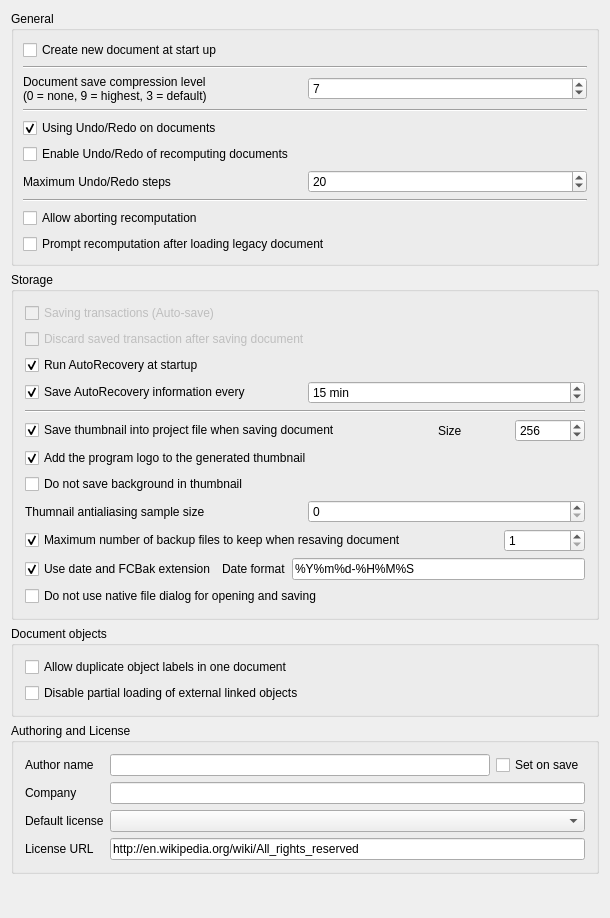
<?xml version="1.0" encoding="UTF-8"?>
<ui version="4.0">
 <class>Gui::Dialog::DlgSettingsDocument</class>
 <widget class="QWidget" name="Gui::Dialog::DlgSettingsDocument">
  <property name="geometry">
   <rect>
    <x>0</x>
    <y>0</y>
    <width>610</width>
    <height>918</height>
   </rect>
  </property>
  <property name="windowTitle">
   <string>Document</string>
  </property>
  <layout class="QGridLayout" name="gridLayout_3">
   <item row="0" column="0">
    <widget class="QGroupBox" name="GroupBox5">
     <property name="title">
      <string>General</string>
     </property>
     <layout class="QGridLayout" name="gridLayout_4">
      <property name="leftMargin">
       <number>9</number>
      </property>
      <property name="topMargin">
       <number>9</number>
      </property>
      <property name="rightMargin">
       <number>9</number>
      </property>
      <property name="bottomMargin">
       <number>9</number>
      </property>
      <property name="spacing">
       <number>6</number>
      </property>
      <item row="4" column="0">
       <widget class="Gui::PrefCheckBox" name="prefUndoRedo">
        <property name="toolTip">
         <string>All changes in documents are stored so that they can be undone/redone</string>
        </property>
        <property name="text">
         <string>Using Undo/Redo on documents</string>
        </property>
        <property name="checked">
         <bool>true</bool>
        </property>
        <property name="prefEntry" stdset="0">
         <cstring>UsingUndo</cstring>
        </property>
        <property name="prefPath" stdset="0">
         <cstring>Document</cstring>
        </property>
       </widget>
      </item>
      <item row="7" column="0">
       <widget class="Line" name="line">
        <property name="orientation">
         <enum>Qt::Horizontal</enum>
        </property>
       </widget>
      </item>
      <item row="3" column="0">
       <widget class="Line" name="line1_2">
        <property name="frameShape">
         <enum>QFrame::HLine</enum>
        </property>
        <property name="frameShadow">
         <enum>QFrame::Sunken</enum>
        </property>
        <property name="orientation">
         <enum>Qt::Horizontal</enum>
        </property>
       </widget>
      </item>
      <item row="8" column="0">
       <widget class="QCheckBox" name="prefCanAbortRecompute">
        <property name="toolTip">
         <string>Allow user aborting document recomputation by pressing ESC.
This feature may slightly increase recomputation time.</string>
        </property>
        <property name="text">
         <string>Allow aborting recomputation</string>
        </property>
       </widget>
      </item>
      <item row="2" column="0">
       <layout class="QHBoxLayout">
        <property name="spacing">
         <number>6</number>
        </property>
        <property name="leftMargin">
         <number>0</number>
        </property>
        <property name="topMargin">
         <number>0</number>
        </property>
        <property name="rightMargin">
         <number>0</number>
        </property>
        <property name="bottomMargin">
         <number>0</number>
        </property>
        <item>
         <widget class="QLabel" name="textLabel1">
          <property name="text">
           <string>Document save compression level
(0 = none, 9 = highest, 3 = default)</string>
          </property>
         </widget>
        </item>
        <item>
         <widget class="Gui::PrefSpinBox" name="prefCompression">
          <property name="toolTip">
           <string>Compression level for FCStd files</string>
          </property>
          <property name="value">
           <number>7</number>
          </property>
          <property name="prefEntry" stdset="0">
           <cstring>CompressionLevel</cstring>
          </property>
          <property name="prefPath" stdset="0">
           <cstring>Document</cstring>
          </property>
         </widget>
        </item>
       </layout>
      </item>
      <item row="0" column="0">
       <widget class="Gui::PrefCheckBox" name="prefCheckNewDoc">
        <property name="toolTip">
         <string>The application will create a new document when started</string>
        </property>
        <property name="text">
         <string>Create new document at start up</string>
        </property>
        <property name="checked">
         <bool>false</bool>
        </property>
        <property name="prefEntry" stdset="0">
         <cstring>CreateNewDoc</cstring>
        </property>
        <property name="prefPath" stdset="0">
         <cstring>Document</cstring>
        </property>
       </widget>
      </item>
      <item row="1" column="0">
       <widget class="Line" name="line1">
        <property name="frameShape">
         <enum>QFrame::HLine</enum>
        </property>
        <property name="frameShadow">
         <enum>QFrame::Sunken</enum>
        </property>
        <property name="orientation">
         <enum>Qt::Horizontal</enum>
        </property>
       </widget>
      </item>
      <item row="9" column="0">
       <widget class="QCheckBox" name="prefRecomputeOnRestore">
        <property name="text">
         <string>Prompt recomputation after loading legacy document</string>
        </property>
       </widget>
      </item>
      <item row="6" column="0">
       <layout class="QHBoxLayout">
        <property name="spacing">
         <number>6</number>
        </property>
        <property name="leftMargin">
         <number>0</number>
        </property>
        <property name="topMargin">
         <number>0</number>
        </property>
        <property name="rightMargin">
         <number>0</number>
        </property>
        <property name="bottomMargin">
         <number>0</number>
        </property>
        <item>
         <widget class="QLabel" name="textLabel1_2">
          <property name="text">
           <string>Maximum Undo/Redo steps</string>
          </property>
         </widget>
        </item>
        <item>
         <widget class="Gui::PrefSpinBox" name="prefUndoRedoSize">
          <property name="toolTip">
           <string>How many Undo/Redo steps should be recorded</string>
          </property>
          <property name="value">
           <number>20</number>
          </property>
          <property name="prefEntry" stdset="0">
           <cstring>MaxUndoSize</cstring>
          </property>
          <property name="prefPath" stdset="0">
           <cstring>Document</cstring>
          </property>
         </widget>
        </item>
       </layout>
      </item>
      <item row="5" column="0">
       <widget class="QCheckBox" name="prefTransactionOnRecompute">
        <property name="text">
         <string>Enable Undo/Redo of recomputing documents</string>
        </property>
       </widget>
      </item>
     </layout>
    </widget>
   </item>
   <item row="1" column="0">
    <widget class="QGroupBox" name="groupBox">
     <property name="title">
      <string>Storage</string>
     </property>
     <layout class="QGridLayout" name="gridLayout_2">
      <item row="4" column="0">
       <widget class="Line" name="line1_2_3">
        <property name="frameShape">
         <enum>QFrame::HLine</enum>
        </property>
        <property name="frameShadow">
         <enum>QFrame::Sunken</enum>
        </property>
        <property name="orientation">
         <enum>Qt::Horizontal</enum>
        </property>
       </widget>
      </item>
      <item row="13" column="0">
       <layout class="QHBoxLayout">
        <property name="spacing">
         <number>6</number>
        </property>
        <property name="leftMargin">
         <number>0</number>
        </property>
        <property name="topMargin">
         <number>0</number>
        </property>
        <property name="rightMargin">
         <number>0</number>
        </property>
        <property name="bottomMargin">
         <number>0</number>
        </property>
        <item>
         <widget class="Gui::PrefCheckBox" name="prefSaveBackupExtension">
          <property name="toolTip">
           <string>Backup files will get extension '.FCbak' and file names
get date suffix according to the specified format</string>
          </property>
          <property name="checked">
           <bool>true</bool>
          </property>
          <property name="text">
           <string>Use date and FCBak extension</string>
          </property>
          <property name="prefEntry" stdset="0">
           <cstring>UseFCBakExtension</cstring>
          </property>
          <property name="prefPath" stdset="0">
           <cstring>Document</cstring>
          </property>
         </widget>
        </item>
        <item>
         <widget class="QLabel" name="label_5">
          <property name="text">
           <string>Date format</string>
          </property>
         </widget>
        </item>
        <item>
         <widget class="Gui::PrefLineEdit" name="prefSaveBackupDateFormat">
          <property name="text">
           <string notr="true">%Y%m%d-%H%M%S</string>
          </property>
          <property name="prefEntry" stdset="0">
           <cstring>SaveBackupDateFormat</cstring>
          </property>
          <property name="prefPath" stdset="0">
           <cstring>Document</cstring>
          </property>
         </widget>
        </item>
       </layout>
      </item>
      <item row="0" column="0">
       <widget class="Gui::PrefCheckBox" name="prefSaveTransaction">
        <property name="enabled">
         <bool>false</bool>
        </property>
        <property name="text">
         <string>Saving transactions (Auto-save)</string>
        </property>
        <property name="prefEntry" stdset="0">
         <cstring>SaveTransactions</cstring>
        </property>
        <property name="prefPath" stdset="0">
         <cstring>Document</cstring>
        </property>
       </widget>
      </item>
      <item row="6" column="0">
       <widget class="Gui::PrefCheckBox" name="prefAddLogo">
        <property name="toolTip">
         <string>The program logo will be added to the thumbnail</string>
        </property>
        <property name="text">
         <string>Add the program logo to the generated thumbnail</string>
        </property>
        <property name="checked">
         <bool>true</bool>
        </property>
        <property name="prefEntry" stdset="0">
         <cstring>AddThumbnailLogo</cstring>
        </property>
        <property name="prefPath" stdset="0">
         <cstring>Document</cstring>
        </property>
       </widget>
      </item>
      <item row="12" column="0">
       <layout class="QHBoxLayout">
        <property name="spacing">
         <number>6</number>
        </property>
        <property name="leftMargin">
         <number>0</number>
        </property>
        <property name="topMargin">
         <number>0</number>
        </property>
        <property name="rightMargin">
         <number>0</number>
        </property>
        <property name="bottomMargin">
         <number>0</number>
        </property>
        <item>
         <widget class="Gui::PrefCheckBox" name="prefSaveBackupFiles">
          <property name="toolTip">
           <string>How many backup files will be kept when saving document</string>
          </property>
          <property name="text">
           <string>Maximum number of backup files to keep when resaving document</string>
          </property>
          <property name="checked">
           <bool>true</bool>
          </property>
          <property name="prefEntry" stdset="0">
           <cstring>CreateBackupFiles</cstring>
          </property>
          <property name="prefPath" stdset="0">
           <cstring>Document</cstring>
          </property>
         </widget>
        </item>
        <item>
         <spacer>
          <property name="orientation">
           <enum>Qt::Horizontal</enum>
          </property>
          <property name="sizeType">
           <enum>QSizePolicy::Maximum</enum>
          </property>
          <property name="sizeHint" stdset="0">
           <size>
            <width>91</width>
            <height>20</height>
           </size>
          </property>
         </spacer>
        </item>
        <item>
         <widget class="Gui::PrefSpinBox" name="prefCountBackupFiles">
          <property name="minimum">
           <number>1</number>
          </property>
          <property name="prefEntry" stdset="0">
           <cstring>CountBackupFiles</cstring>
          </property>
          <property name="prefPath" stdset="0">
           <cstring>Document</cstring>
          </property>
         </widget>
        </item>
       </layout>
      </item>
      <item row="5" column="0">
       <layout class="QHBoxLayout" name="horizontalLayout_3">
        <property name="leftMargin">
         <number>0</number>
        </property>
        <property name="topMargin">
         <number>0</number>
        </property>
        <item>
         <widget class="Gui::PrefCheckBox" name="prefSaveThumbnail">
          <property name="toolTip">
           <string>A thumbnail will be stored when document is saved</string>
          </property>
          <property name="checked">
           <bool>true</bool>
          </property>
          <property name="text">
           <string>Save thumbnail into project file when saving document</string>
          </property>
          <property name="prefEntry" stdset="0">
           <cstring>SaveThumbnail</cstring>
          </property>
          <property name="prefPath" stdset="0">
           <cstring>Document</cstring>
          </property>
         </widget>
        </item>
        <item>
         <spacer>
          <property name="orientation">
           <enum>Qt::Horizontal</enum>
          </property>
          <property name="sizeType">
           <enum>QSizePolicy::Maximum</enum>
          </property>
          <property name="sizeHint" stdset="0">
           <size>
            <width>91</width>
            <height>20</height>
           </size>
          </property>
         </spacer>
        </item>
        <item>
         <widget class="QLabel" name="label_6">
          <property name="text">
           <string>Size</string>
          </property>
         </widget>
        </item>
        <item>
         <widget class="Gui::PrefSpinBox" name="prefThumbnailSize">
          <property name="toolTip">
           <string>Sets the size of the thumbnail that is stored in the document.
Common sizes are 128, 256 and 512</string>
          </property>
          <property name="minimum">
           <number>64</number>
          </property>
          <property name="maximum">
           <number>10000</number>
          </property>
          <property name="value">
           <number>256</number>
          </property>
          <property name="prefEntry" stdset="0">
           <cstring>ThumbnailSize</cstring>
          </property>
          <property name="prefPath" stdset="0">
           <cstring>Document</cstring>
          </property>
         </widget>
        </item>
       </layout>
      </item>
      <item row="1" column="0">
       <widget class="Gui::PrefCheckBox" name="prefDiscardTransaction">
        <property name="enabled">
         <bool>false</bool>
        </property>
        <property name="text">
         <string>Discard saved transaction after saving document</string>
        </property>
        <property name="prefEntry" stdset="0">
         <cstring>TransactionsDiscard</cstring>
        </property>
        <property name="prefPath" stdset="0">
         <cstring>Document</cstring>
        </property>
       </widget>
      </item>
      <item row="2" column="0">
       <widget class="Gui::PrefCheckBox" name="prefRecovery">
        <property name="toolTip">
         <string>If there is a recovery file available the application will
automatically run a file recovery when it is started.</string>
        </property>
        <property name="text">
         <string>Run AutoRecovery at startup</string>
        </property>
        <property name="checked">
         <bool>true</bool>
        </property>
        <property name="prefEntry" stdset="0">
         <cstring>RecoveryEnabled</cstring>
        </property>
        <property name="prefPath" stdset="0">
         <cstring>Document</cstring>
        </property>
       </widget>
      </item>
      <item row="3" column="0">
       <layout class="QHBoxLayout" name="horizontalLayout">
        <item>
         <widget class="Gui::PrefCheckBox" name="prefAutoSaveEnabled">
          <property name="toolTip">
           <string>How often a recovery file is written</string>
          </property>
          <property name="text">
           <string>Save AutoRecovery information every</string>
          </property>
          <property name="checked">
           <bool>true</bool>
          </property>
          <property name="prefEntry" stdset="0">
           <cstring>AutoSaveEnabled</cstring>
          </property>
          <property name="prefPath" stdset="0">
           <cstring>Document</cstring>
          </property>
         </widget>
        </item>
        <item>
         <widget class="Gui::PrefSpinBox" name="prefAutoSaveTimeout">
          <property name="suffix">
           <string notr="true"> min</string>
          </property>
          <property name="minimum">
           <number>1</number>
          </property>
          <property name="maximum">
           <number>60</number>
          </property>
          <property name="value">
           <number>15</number>
          </property>
          <property name="prefEntry" stdset="0">
           <cstring>AutoSaveTimeout</cstring>
          </property>
          <property name="prefPath" stdset="0">
           <cstring>Document</cstring>
          </property>
         </widget>
        </item>
       </layout>
      </item>
      <item row="14" column="0">
       <widget class="Gui::PrefCheckBox" name="prefNoNativeDialog">
        <property name="toolTip">
         <string>Do not use native system's open and save dialog, instead, use Qt file dialog.
Note that, only Qt file dialog allows you to open or save project file as uncompressed directory.

You can hold on SHIFT key while open or save your project to temporarily
activate the oppsite setting here.</string>
        </property>
        <property name="text">
         <string>Do not use native file dialog for opening and saving</string>
        </property>
        <property name="prefEntry" stdset="0">
         <cstring>DontUseNativeDialog</cstring>
        </property>
        <property name="prefPath" stdset="0">
         <cstring>Dialog</cstring>
        </property>
       </widget>
      </item>
      <item row="7" column="0">
       <widget class="QCheckBox" name="prefThumbnailNoBackground">
        <property name="text">
         <string>Do not save background in thumbnail</string>
        </property>
       </widget>
      </item>
      <item row="10" column="0">
       <layout class="QHBoxLayout" name="horizontalLayout_2">
        <item>
         <widget class="QLabel" name="label_7">
          <property name="text">
           <string>Thumnail antialiasing sample size</string>
          </property>
         </widget>
        </item>
        <item>
         <widget class="QSpinBox" name="prefThumbnailSampleSize"/>
        </item>
       </layout>
      </item>
     </layout>
    </widget>
   </item>
   <item row="2" column="0">
    <widget class="QGroupBox" name="groupBox_2">
     <property name="title">
      <string>Document objects</string>
     </property>
     <layout class="QGridLayout" name="gridLayout">
      <item row="0" column="0">
       <widget class="Gui::PrefCheckBox" name="prefDuplicateLabel">
        <property name="toolTip">
         <string>Allow objects to have same label</string>
        </property>
        <property name="text">
         <string>Allow duplicate object labels in one document</string>
        </property>
        <property name="prefEntry" stdset="0">
         <cstring>DuplicateLabels</cstring>
        </property>
        <property name="prefPath" stdset="0">
         <cstring>Document</cstring>
        </property>
       </widget>
      </item>
      <item row="1" column="0">
       <widget class="Gui::PrefCheckBox" name="prefPartialLoading">
        <property name="toolTip">
         <string>Enable partial loading of external linked documents.
Then only referenced objects and their dependencies will be loaded
when a linked document is auto-opened together with the main document.
A partially loaded document cannot be edited. Double click the document
icon in the tree view to fully reload it.</string>
        </property>
        <property name="text">
         <string>Disable partial loading of external linked objects</string>
        </property>
        <property name="prefEntry" stdset="0">
         <cstring>NoPartialLoading</cstring>
        </property>
        <property name="prefPath" stdset="0">
         <cstring>Document</cstring>
        </property>
       </widget>
      </item>
     </layout>
    </widget>
   </item>
   <item row="3" column="0">
    <widget class="QGroupBox" name="groupBox_3">
     <property name="title">
      <string>Authoring and License</string>
     </property>
     <layout class="QGridLayout" name="gridLayout_5">
      <item row="0" column="0">
       <widget class="QLabel" name="label_3">
        <property name="text">
         <string>Author name</string>
        </property>
       </widget>
      </item>
      <item row="0" column="1">
       <widget class="Gui::PrefLineEdit" name="prefAuthor">
        <property name="toolTip">
         <string>All documents that will be created will get the specified author name.
Keep blank for anonymous.
You can also use the form: John Doe &lt;john@doe.com&gt;</string>
        </property>
        <property name="prefEntry" stdset="0">
         <cstring>prefAuthor</cstring>
        </property>
        <property name="prefPath" stdset="0">
         <cstring>Document</cstring>
        </property>
       </widget>
      </item>
      <item row="0" column="2">
       <widget class="Gui::PrefCheckBox" name="prefSetAuthorOnSave">
        <property name="toolTip">
         <string>The field 'Last modified by' will be set to specified author when saving the file</string>
        </property>
        <property name="text">
         <string>Set on save</string>
        </property>
        <property name="prefEntry" stdset="0">
         <cstring>prefSetAuthorOnSave</cstring>
        </property>
        <property name="prefPath" stdset="0">
         <cstring>Document</cstring>
        </property>
       </widget>
      </item>
      <item row="1" column="0">
       <widget class="QLabel" name="label_4">
        <property name="text">
         <string>Company</string>
        </property>
       </widget>
      </item>
      <item row="1" column="1" colspan="2">
       <widget class="Gui::PrefLineEdit" name="prefCompany">
        <property name="toolTip">
         <string>Default company name to use for new files</string>
        </property>
        <property name="prefEntry" stdset="0">
         <cstring>prefCompany</cstring>
        </property>
        <property name="prefPath" stdset="0">
         <cstring>Document</cstring>
        </property>
       </widget>
      </item>
      <item row="2" column="0">
       <widget class="QLabel" name="label">
        <property name="text">
         <string>Default license</string>
        </property>
       </widget>
      </item>
      <item row="2" column="1" colspan="2">
       <widget class="Gui::PrefComboBox" name="prefLicenseType">
        <property name="enabled">
         <bool>true</bool>
        </property>
        <property name="toolTip">
         <string>Default license for new documents</string>
        </property>
        <property name="editable">
         <bool>false</bool>
        </property>
        <property name="prefEntry" stdset="0">
         <cstring>prefLicenseType</cstring>
        </property>
        <property name="prefPath" stdset="0">
         <cstring>Document</cstring>
        </property>
       </widget>
      </item>
      <item row="3" column="0">
       <widget class="QLabel" name="label_2">
        <property name="text">
         <string>License URL</string>
        </property>
       </widget>
      </item>
      <item row="3" column="1" colspan="2">
       <widget class="Gui::PrefLineEdit" name="prefLicenseUrl">
        <property name="toolTip">
         <string>URL describing more about the license</string>
        </property>
        <property name="text">
         <string notr="true">http://en.wikipedia.org/wiki/All_rights_reserved</string>
        </property>
        <property name="readOnly">
         <bool>false</bool>
        </property>
        <property name="prefEntry" stdset="0">
         <cstring>prefLicenseUrl</cstring>
        </property>
        <property name="prefPath" stdset="0">
         <cstring>Document</cstring>
        </property>
       </widget>
      </item>
     </layout>
    </widget>
   </item>
   <item row="4" column="0">
    <spacer>
     <property name="orientation">
      <enum>Qt::Vertical</enum>
     </property>
     <property name="sizeHint" stdset="0">
      <size>
       <width>429</width>
       <height>37</height>
      </size>
     </property>
    </spacer>
   </item>
  </layout>
 </widget>
 <layoutdefault spacing="6" margin="11"/>
 <customwidgets>
  <customwidget>
   <class>Gui::PrefCheckBox</class>
   <extends>QCheckBox</extends>
   <header>Gui/PrefWidgets.h</header>
  </customwidget>
  <customwidget>
   <class>Gui::PrefSpinBox</class>
   <extends>QSpinBox</extends>
   <header>Gui/PrefWidgets.h</header>
  </customwidget>
  <customwidget>
   <class>Gui::PrefComboBox</class>
   <extends>QComboBox</extends>
   <header>Gui/PrefWidgets.h</header>
  </customwidget>
  <customwidget>
   <class>Gui::PrefLineEdit</class>
   <extends>QLineEdit</extends>
   <header>Gui/PrefWidgets.h</header>
  </customwidget>
 </customwidgets>
 <resources/>
 <connections>
  <connection>
   <sender>prefSaveBackupFiles</sender>
   <signal>toggled(bool)</signal>
   <receiver>prefCountBackupFiles</receiver>
   <slot>setEnabled(bool)</slot>
   <hints>
    <hint type="sourcelabel">
     <x>150</x>
     <y>525</y>
    </hint>
    <hint type="destinationlabel">
     <x>584</x>
     <y>527</y>
    </hint>
   </hints>
  </connection>
  <connection>
   <sender>prefAutoSaveEnabled</sender>
   <signal>toggled(bool)</signal>
   <receiver>prefAutoSaveTimeout</receiver>
   <slot>setEnabled(bool)</slot>
   <hints>
    <hint type="sourcelabel">
     <x>218</x>
     <y>385</y>
    </hint>
    <hint type="destinationlabel">
     <x>582</x>
     <y>387</y>
    </hint>
   </hints>
  </connection>
  <connection>
   <sender>prefSaveBackupFiles</sender>
   <signal>toggled(bool)</signal>
   <receiver>prefSaveBackupExtension</receiver>
   <slot>setEnabled(bool)</slot>
   <hints>
    <hint type="sourcelabel">
     <x>280</x>
     <y>525</y>
    </hint>
    <hint type="destinationlabel">
     <x>204</x>
     <y>559</y>
    </hint>
   </hints>
  </connection>
  <connection>
   <sender>prefSaveBackupFiles</sender>
   <signal>toggled(bool)</signal>
   <receiver>prefSaveBackupDateFormat</receiver>
   <slot>setEnabled(bool)</slot>
   <hints>
    <hint type="sourcelabel">
     <x>326</x>
     <y>525</y>
    </hint>
    <hint type="destinationlabel">
     <x>584</x>
     <y>560</y>
    </hint>
   </hints>
  </connection>
  <connection>
   <sender>prefSaveThumbnail</sender>
   <signal>toggled(bool)</signal>
   <receiver>prefThumbnailSize</receiver>
   <slot>setEnabled(bool)</slot>
   <hints>
    <hint type="sourcelabel">
     <x>313</x>
     <y>412</y>
    </hint>
    <hint type="destinationlabel">
     <x>398</x>
     <y>452</y>
    </hint>
   </hints>
  </connection>
 </connections>
</ui>
